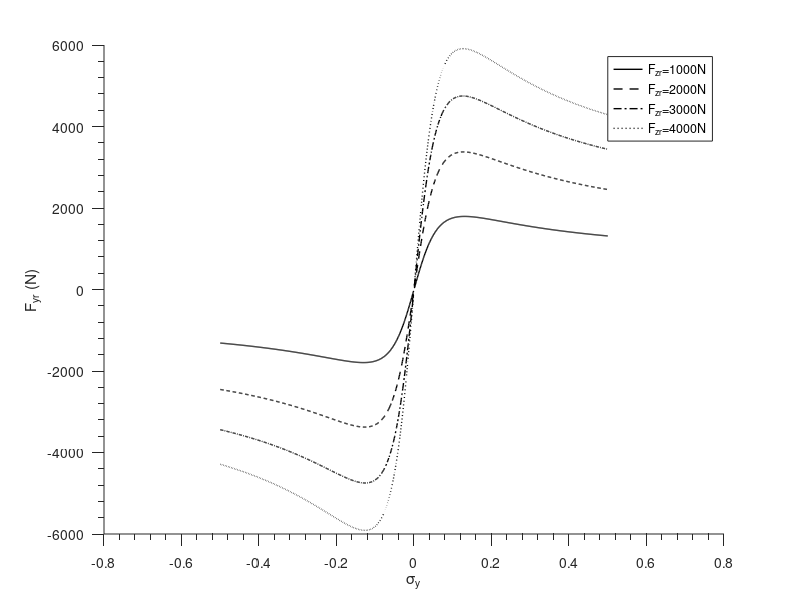

MATLAB code for this plot:
clear;
k=0.0; % For Pure Slip
%k=0.1 %For Combineds slip
sigma_x=k/(1+k);
%///////////A free-trajectory, Veneri (2020) Veh Sys Dyn
Fz0=3500;%Newton
pKy1=44.2;
pKy2=2.5977;
pDy1=1.8217;
pDy2=-0.4388;
lambda_uy=0.84;
pCy1=1.733;
pEy1=0.29446;

%%///////////The effect of Veneri (2021) Veh Sys Dyn
% Fz0=809;%Newton
% pKx1=39.06;
% pKx3=-0.23;
% pDx1=-1.20;
% pDx2=0.71;
% lambda_ux=1.00;
% pCx1=2.31;
% pEx1=1.00;

NormalizedFyr1000=[];
NormalizedFyr2000=[];
NormalizedFyr3000=[];
NormalizedFyr4000=[];
Fyr1000=[];
Fyr2000=[];
Fyr3000=[];
Fyr4000=[];
Sigma_y1000=[];
Sigma_y2000=[];
Sigma_y3000=[];
Sigma_y4000=[];

for sigma_y=-0.5:0.001:0.5
    Fzr=1000;
    %Fz0=8/5*Fzr;
    dfzr1000=(Fzr-Fz0)/Fz0;
    Ey=pEy1;
    Cy=pCy1;
    Dy=(pDy1+pDy2*dfzr1000)*lambda_uy;
    Ky=Fz0*pKy1*sin(2*atan(Fzr/pKy2/Fz0));
    By=Ky/Cy/Dy/Fzr;
    
    %k=sigma_x/(1-sigma_x);
    %sigma_y=tan(alpha_r)/(1+k);
    sigma=sqrt(sigma_x^2+sigma_y^2);
    Fyr = Fzr*(sigma_y/sigma)*Dy*sin(Cy*atan(By*sigma-Ey*(By*sigma-atan(By*sigma))));
    NormFyr=Fyr/Fzr;
    
    NormalizedFyr1000=[NormalizedFyr1000;NormFyr];
    Fyr1000=[Fyr1000;Fyr];
    Sigma_y1000=[Sigma_y1000;sigma_y];
end

for sigma_y=-0.5:0.001:0.5
    Fzr=2000;
    %Fz0=8/5*Fzr;
    dfzr2000=(Fzr-Fz0)/Fz0;
    Ey=pEy1;
    Cy=pCy1;
    Dy=(pDy1+pDy2*dfzr2000)*lambda_uy;
    Ky=Fz0*pKy1*sin(2*atan(Fzr/pKy2/Fz0));
    By=Ky/Cy/Dy/Fzr;

    %k=sigma_x/(1-sigma_x);
    %sigma_y=tan(alpha_r)/(1+k);
    sigma=sqrt(sigma_x^2+sigma_y^2);
    Fyr = Fzr*(sigma_y/sigma)*Dy*sin(Cy*atan(By*sigma-Ey*(By*sigma-atan(By*sigma))));
    NormFyr=Fyr/Fzr;
    
    NormalizedFyr2000=[NormalizedFyr2000;NormFyr];
    Fyr2000=[Fyr2000;Fyr];
    Sigma_y2000=[Sigma_y2000;sigma_y];
end

for sigma_y=-0.5:0.001:0.5
    Fzr=3000;
    %Fz0=8/5*Fzr;
    dfzr3000=(Fzr-Fz0)/Fz0;
    Ey=pEy1;
    Cy=pCy1;
    Dy=(pDy1+pDy2*dfzr3000)*lambda_uy;
    Ky=Fz0*pKy1*sin(2*atan(Fzr/pKy2/Fz0));
    By=Ky/Cy/Dy/Fzr;

    %k=sigma_x/(1-sigma_x);
    %sigma_y=tan(alpha_r)/(1+k);
    sigma=sqrt(sigma_x^2+sigma_y^2);
    Fyr = Fzr*(sigma_y/sigma)*Dy*sin(Cy*atan(By*sigma-Ey*(By*sigma-atan(By*sigma))));
    NormFyr=Fyr/Fzr;
    
    NormalizedFyr3000=[NormalizedFyr3000;NormFyr];
    Fyr3000=[Fyr3000;Fyr];
    Sigma_y3000=[Sigma_y3000;sigma_y];
end

for sigma_y=-0.5:0.001:0.5
    Fzr=4000;
    %Fz0=8/5*Fzr;
    dfzr4000=(Fzr-Fz0)/Fz0;
    Ey=pEy1;
    Cy=pCy1;
    Dy=(pDy1+pDy2*dfzr4000)*lambda_uy;
    Ky=Fz0*pKy1*sin(2*atan(Fzr/pKy2/Fz0));
    By=Ky/Cy/Dy/Fzr;

    %k=sigma_x/(1-sigma_x);
    %sigma_y=tan(alpha_r)/(1+k);
    sigma=sqrt(sigma_x^2+sigma_y^2);
    Fyr = Fzr*(sigma_y/sigma)*Dy*sin(Cy*atan(By*sigma-Ey*(By*sigma-atan(By*sigma))));
    NormFyr=Fyr/Fzr;
    
    NormalizedFyr4000=[NormalizedFyr4000;NormFyr];
    Fyr4000=[Fyr4000;Fyr];
    Sigma_y4000=[Sigma_y4000;sigma_y];
end

disp(["dfzr1000",dfzr1000]);
disp(["dfzr2000",dfzr2000]);
disp(["dfzr3000",dfzr3000]);
disp(["dfzr4000",dfzr4000]);

% hold off;
% plot(Sigma_y1000, NormalizedFyr1000, ...
%     'LineWidth'       , 1           , ...
%     'LineStyle'       , '-'        , ...
%     'Color'           , 'r'         );
% hold on
% plot(Sigma_y2000, NormalizedFyr2000, ...
%     'LineWidth'       , 1           , ...
%     'LineStyle'       , '-'        , ...
%     'Color'           , 'g'         );
% hold on
% plot(Sigma_y3000, NormalizedFyr3000, ...
%     'LineWidth'       , 1           , ...
%     'LineStyle'       , '-'        , ...
%     'Color'           , 'b'         );
% hold on
% plot(Sigma_y4000, NormalizedFyr4000, ...
%     'LineWidth'       , 1           , ...
%     'LineStyle'       , '-'        , ...
%     'Color'           , 'c'         );
% h=legend('F_{zr}=1000N', 'F_{zr}=2000N','F_{zr}=3000N','F_{zr}=4000N');
% % %axis equal;
% 
% % set(gcf, 'PaperPositionMode', 'auto');
% % print trajectory_all.jpg '-bestfit'
% % close;
% 
% %Title  = title ('Lateral tire force');
% XLabel = xlabel('\sigma_y'         );
% YLabel = ylabel('F_{yr} (N)'         );
% set(gca,'Box'         , 'off'     , ...
%     'TickDir'     , 'out'     , ...
%     'TickLength'  , [0.020 0.020] , ...
%     'XMinorTick'  , 'on'      , ...
%     'YMinorTick'  , 'on'      , ...
%     'YGrid'       , 'on'      ,...
%   'XGrid'       , 'on'  );
% % yticks([-50 0 50 ])



hold off;
plot(Sigma_y1000, Fyr1000, ...
    'LineWidth'       , 1           , ...
    'LineStyle'       , '-'        , ...
    'Color'           , 'k'         );
hold on
plot(Sigma_y2000, Fyr2000, ...
    'LineWidth'       , 1           , ...
    'LineStyle'       , '--'        , ...
    'Color'           , 'k'         );
hold on
plot(Sigma_y3000, Fyr3000, ...
    'LineWidth'       , 1           , ...
    'LineStyle'       , '-.'        , ...
    'Color'           , 'k'         );
hold on
plot(Sigma_y4000, Fyr4000, ...
    'LineWidth'       , 1           , ...
    'LineStyle'       , ':'        , ...
    'Color'           , 'k'         );
h=legend('F_{zr}=1000N', 'F_{zr}=2000N','F_{zr}=3000N','F_{zr}=4000N');
% %axis equal;

% set(gcf, 'PaperPositionMode', 'auto');
% print trajectory_all.jpg '-bestfit'
% close;

%Title  = title ('Lateral tire force');
XLabel = xlabel('\sigma_y'         );
YLabel = ylabel('F_{yr} (N)'         );
set(gca,'Box'         , 'off'     , ...
    'TickDir'     , 'out'     , ...
    'TickLength'  , [0.020 0.020] , ...
    'XMinorTick'  , 'on'      , ...
    'YMinorTick'  , 'on'      , ...
    'YGrid'       , 'off'      ,...
  'XGrid'       , 'off'  );
% yticks([-50 0 50 ])

